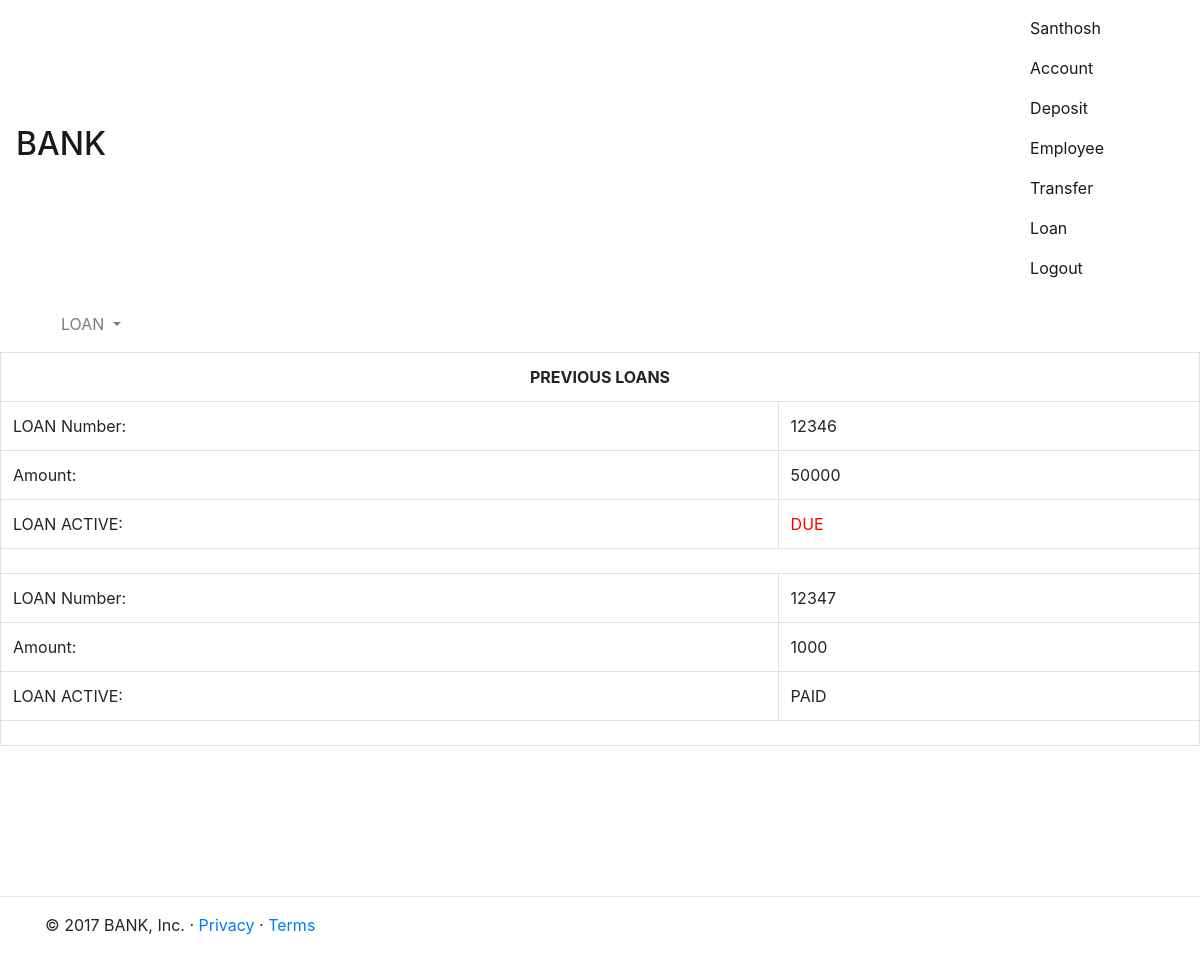
Page /loan.php?loan_task=prev (signed in) on the committed database.
### tables this page shows
CREATE TABLE `loan` (
  `loan_number` int(11) NOT NULL auto_increment,
  `customer_id` int(11) default NULL,
  `amount` int(11) NOT NULL,
  `account_number` int(11) default NULL,
  `loan_active` int(1) default '0',
  PRIMARY KEY  (`loan_number`)
);

### usr_funcs.php (the view, shortened to what this page needs)
<?php
function do_header($title){
    ?>
  <!DOCTYPE html>
  <html>
  <head>
    <link rel="stylesheet" href="https://maxcdn.bootstrapcdn.com/bootstrap/4.0.0-alpha.5/css/bootstrap.min.css">
  </head>
  <body>
    <?php
}
    ?>
        <?php
function do_footer(){
    ?>
          <hr class='temp2'>
          <div class="container marketing">
            <footer>
              <p>&copy; 2017 BANK, Inc. &middot; <a href="#">Privacy</a> &middot; <a href="#">Terms</a></p>
            </footer>
          </div>
  </body>
  </html>
  <?php
}
    ?>
    <?php
function do_menu($user){
    ?>
      <nav class="navbar navbar-light bg-faded">
        <div class="navbar-header"> <span class="sr-only">Toggle navigation</span> <span class="icon-bar"></span> <span class="icon-bar"></span> <span class="icon-bar"></span>
          <a class="navbar-brand" href="main.php">
            <h2>BANK</h2> </a>
        </div>
        <div style="float:right;padding-right:80px;">
          <div class="nav navbar-nav"> <span class="nav-item nav-link active">
                            <?php echo ucfirst($user); ?>
                        </span> <a class="nav-item nav-link active" href="account.php">Account</a><?php if($_SESSION['user_type']!='employee'){ ?> <a class='nav-item nav-link active' href='deposit.php'>Deposit</a> <a class="nav-item nav-link active" href="employee.php">Employee</a>
            <?php
						}
                            ?> <a class="nav-item nav-link active" href="customer.php">customer</a> <a class='nav-item nav-link active' href='dependent.php'>My Dependent</a>
              <?php
                        if($_SESSION['user_type']!='employee'){
                            ?><a class="nav-item nav-link active" href="transfer.php">Transfer</a><a class="nav-item nav-link active" href="loan.php">Loan</a>
                <?php
                        }
            ?> <a class="nav-item nav-link active" href="logout.php">Logout</a> </div>
        </div>
      </nav>
      <?php
}
    ?>
            <?php
function do_loan_menu(){
    ?>
              <div class='container'>
                <nav class="navbar navbar-light bg-faded">
                  <ul class="nav navbar-nav">
                    <li class="nav-item dropdown"> <a class="nav-link dropdown-toggle" href="http://example.com" id="navbarDropdownMenuLink" data-toggle="dropdown" aria-haspopup="true" aria-expanded="false">
        LOAN
      </a>
                    </li>
                  </ul>
                </nav>
              </div>
              <?php
}
    ?>
                  <?php
function loan_prev(){
  global $mysqli;
  ?>
                    <table class='table table-bordered'>
                      <tr>
                        <th colspan='2' class='table-inverse'>
                          <center>PREVIOUS LOANS</center>
                        </th>
                      </tr>
                      <?php
  try{
    $sql="SELECT * FROM loan where account_number=".$_SESSION['valid_user_account_number'];
    if($result=$mysqli->query($sql)){
      if($result->num_rows>0){
        while($row=$result->fetch_array()){
                    ?>
                        <tr>
                          <td>LOAN Number: </td>
                          <td>
                            <?php echo $row[0]; ?>
                          </td>
                        </tr>
                        <tr>
                          <td>Amount: </td>
                          <td>
                            <?php echo $row[2]; ?>
                          </td>
                        </tr>
                        <tr>
                          <td>LOAN ACTIVE: </td>
                          <td>
                            <?php if($row[4]==0){echo "PAID";}else{echo "<span style='color:red;'>DUE</span>";}?> </td>
                        </tr>
                        <tr>
                          <td colspan='2'></td>
                        </tr>
                        <?php
                }
      }else{
        throw new Exception("No Loans Yet");
      }
    }else{
      throw new Exception ("Can't Execute Query");
    }
  }catch(Exception $e){
    do_exp_content($e->getMessage());
  }
  echo "</table>";
}
    ?>

### usr_funcs.php (style rules this page uses)
.temp1, .temp2 { margin-top: 150px; }

### rows in the picture
loan: loan_number "12346", amount "50000", loan_active "DUE"
loan: loan_number "12347", amount "1000", loan_active "PAID"

### other values in the picture
$user "Santhosh"
